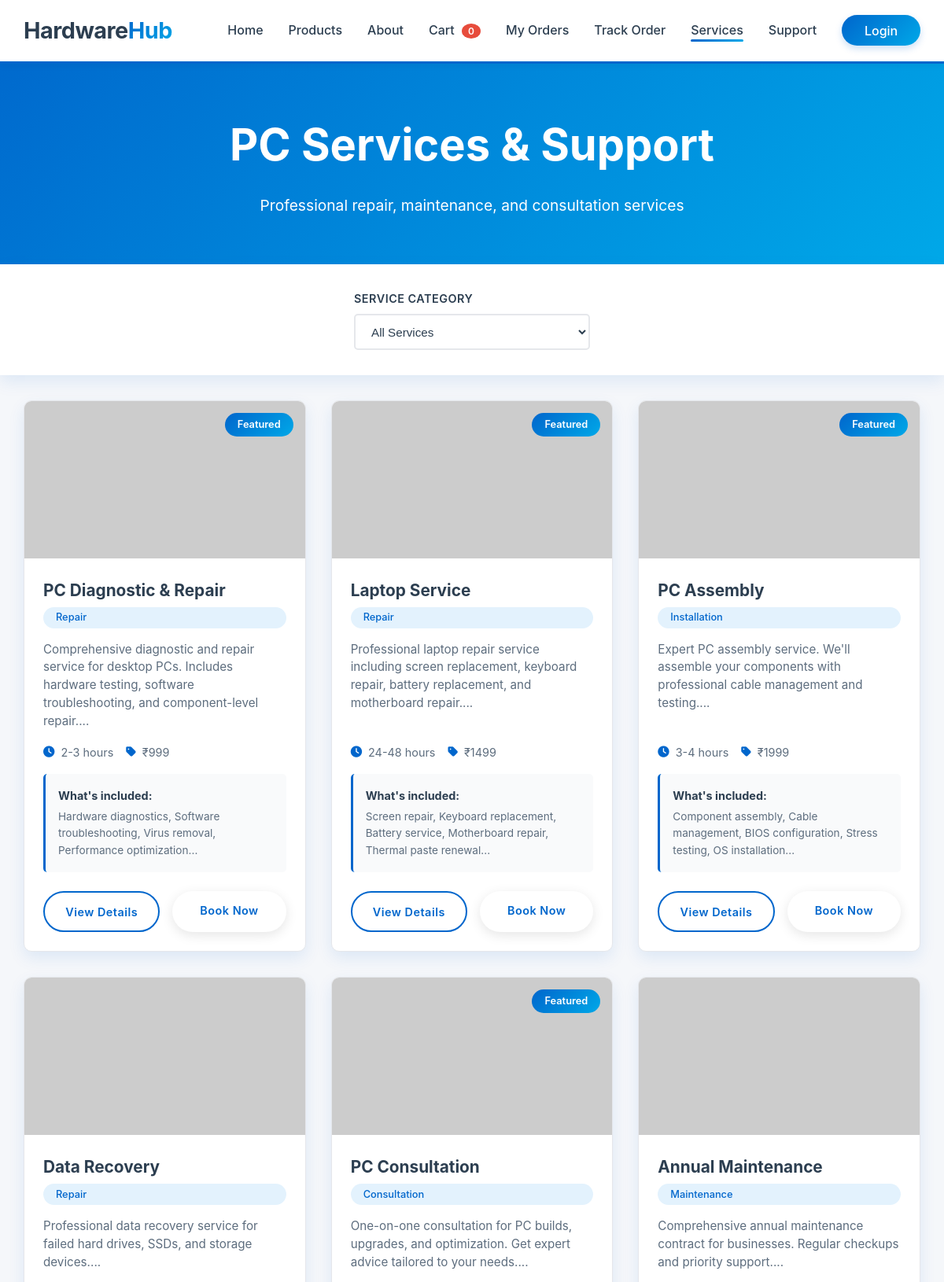
Page /services (upper part) on the earlier database version.
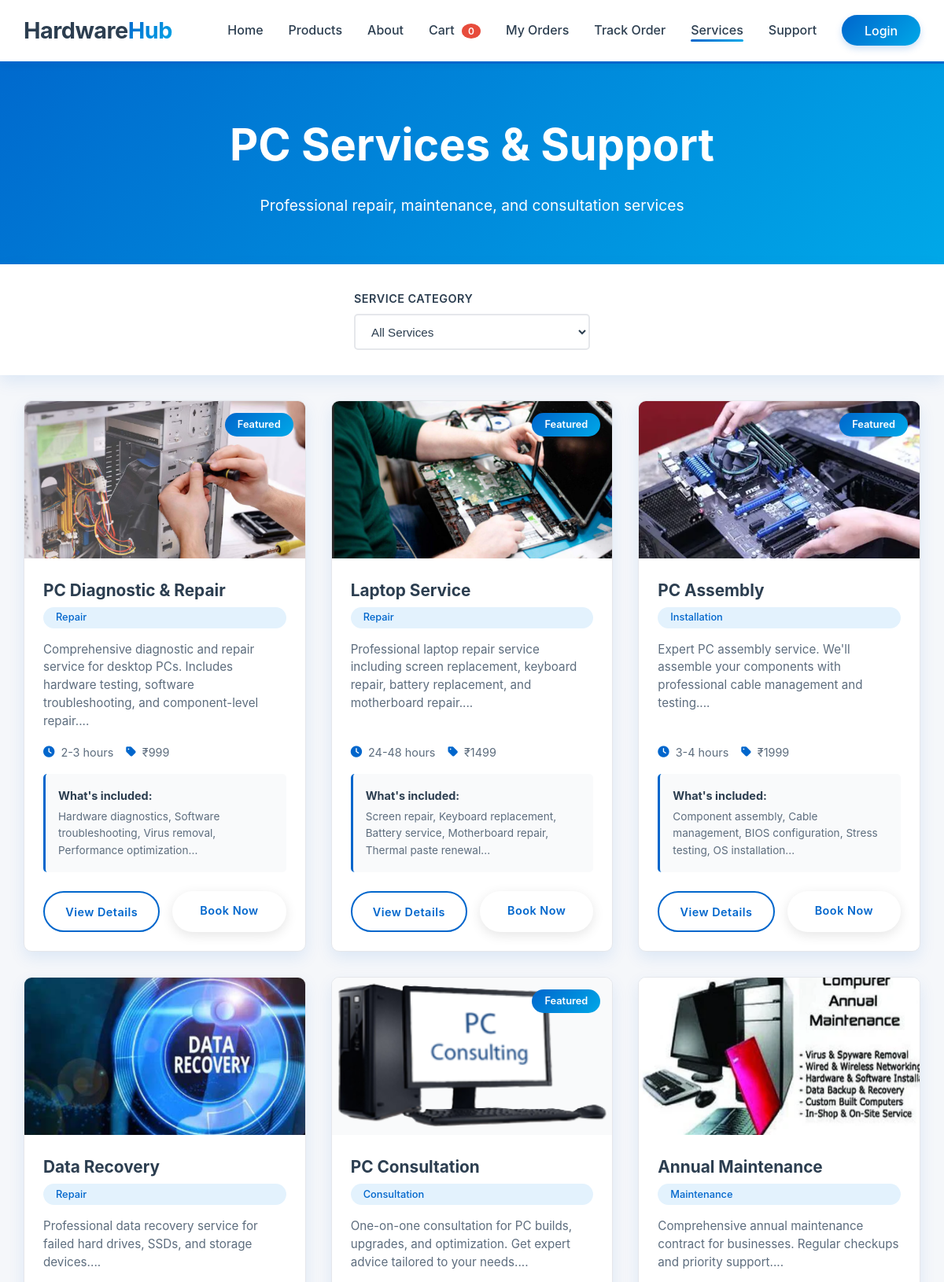
Same page on the later database version.
### app.py (models this page shows)
class Service(db.Model):
    id = db.Column(db.Integer, primary_key=True)
    name = db.Column(db.String(100), nullable=False)
    category = db.Column(db.String(50), nullable=False)
    description = db.Column(db.Text, nullable=False)
    price = db.Column(db.Integer, nullable=False)
    duration = db.Column(db.String(50))
    includes = db.Column(db.Text)
    image = db.Column(db.String(200))
    featured = db.Column(db.Boolean, default=False)
    created_at = db.Column(db.DateTime, default=datetime.utcnow)
    bookings = db.relationship('ServiceBooking', backref='service', lazy=True)

### app.py (the view)
@app.route('/services')
def services():
    category = request.args.get('category', 'all')
    query = Service.query
    if category != 'all':
        query = query.filter_by(category=category)
    services = query.all()
    categories = db.session.query(Service.category).distinct().all()
    return render_template('services.html',
                         services=services,
                         categories=[c[0] for c in categories],
                         selected_category=category)

### templates/services.html (shortened to what this page needs)
{% extends "base.html" %}
{% block content %}
<section class="page-header">
    <div class="container">
        <h1>PC Services & Support</h1>
        <p>Professional repair, maintenance, and consultation services</p>
    </div>
</section>
<section class="services-filter">
    <div class="container">
        <div class="filter-section">
            <div class="filter-group">
                <h4>Service Category</h4>
                <select id="categoryFilter" onchange="applyFilter()">
                    <option value="all">All Services</option>
                </select>
            </div>
        </div>
    </div>
</section>
<section class="services-grid">
    <div class="container">
        <div class="services-list">
            {% if services %}
                {% for service in services %}
                <div class="service-card" data-category="{{ service.category }}">
                    <div class="service-image">
                        <img src="{{ url_for('static', filename='img/services/' + service.image) if service.image else 'https://via.placeholder.com/400x250?text=PC+Service' }}"
                             alt="{{ service.name }}"
                             onerror="this.src='https://via.placeholder.com/400x250?text=PC+Service'">
                        {% if service.featured %}
                        <span class="featured-badge">Featured</span>
                        {% endif %}
                    </div>
                    <div class="service-content">
                        <h3>{{ service.name }}</h3>
                        <span class="service-category">{{ service.category }}</span>
                        <p class="service-description">{{ service.description[:150] }}...</p>
                        <div class="service-details">
                            <div class="detail-item">
                                <i class="fas fa-clock"></i>
                                <span>{{ service.duration }}</span>
                            </div>
                            <div class="detail-item">
                                <i class="fas fa-tag"></i>
                                <span>₹{{ service.price }}</span>
                            </div>
                        </div>
                        <div class="service-includes">
                            <h4>What's included:</h4>
                            <p>{{ service.includes[:100] }}...</p>
                        </div>
                        <div class="service-actions">
                            <a href="{{ url_for('service_detail', service_id=service.id) }}" class="btn btn-outline">View Details</a>
                            <a href="{{ url_for('book_service', service_id=service.id) }}" class="btn btn-primary">Book Now</a>
                        </div>
                    </div>
                </div>
                {% endfor %}
            {% else %}
                <div class="no-services">
                    <i class="fas fa-tools"></i>
                    <h3>No services available</h3>
                    <p>Check back soon for our service offerings.</p>
                </div>
            {% endif %}
        </div>
    </div>
</section>
{% endblock %}

### templates/base.html (shortened to what this page needs)
<!DOCTYPE html>
<html lang="en">
<head>
    <link rel="stylesheet" href="{{ url_for('static', filename='css/style.css') }}">
    <link rel="stylesheet" href="https://cdnjs.cloudflare.com/ajax/libs/font-awesome/6.0.0/css/all.min.css">
    <link rel="stylesheet" href="https://unpkg.com/leaflet@1.9.4/dist/leaflet.css" />
</head>
<body>
    <nav class="navbar">
        <div class="container">
            <div class="nav-content">
                <div class="logo">Hardware<span>Hub</span></div>
                <ul class="nav-links">
                    <li><a href="{{ url_for('index') }}" {% if request.endpoint == 'index' %}class="active"{% endif %}>Home</a></li>
                    <li><a href="{{ url_for('products') }}" {% if request.endpoint == 'products' %}class="active"{% endif %}>Products</a></li>
                    <li><a href="{{ url_for('about') }}" {% if request.endpoint == 'about' %}class="active"{% endif %}>About</a></li>
                    <li><a href="{{ url_for('cart') }}">Cart <span class="cart-count">0</span></a></li>
                    <li><a href="{{ url_for('orders') }}" {% if request.endpoint == 'orders' %}class="active"{% endif %}>My Orders</a></li>
                    <li><a href="{{ url_for('tracking') }}" {% if request.endpoint == 'tracking' %}class="active"{% endif %}>Track Order</a></li>
                    <li><a href="{{ url_for('services') }}" {% if request.endpoint == 'services' or request.endpoint == 'service_detail' or request.endpoint == 'book_service' %}class="active"{% endif %}>Services</a></li>
<li><a href="{{ url_for('support') }}" {% if request.endpoint == 'support' or request.endpoint == 'new_ticket' or request.endpoint == 'my_tickets' %}class="active"{% endif %}>Support</a></li>
                    {% if current_user.is_authenticated %}
                        <li><a href="#" class="logout-btn" id="logoutBtn">Logout ({{ current_user.username }})</a></li>
                    {% else %}
                        <li><a href="{{ url_for('login') }}" class="login-btn" id="loginNavBtn">Login</a></li>
                    {% endif %}
                </ul>
            </div>
        </div>
    </nav>
    {% block content %}{% endblock %}
</body>
</html>

### static/css/style.css (style rules this page uses)
:root { --primary-blue: #0066CC; --secondary-blue: #004999; --accent-cyan: #00A8E8; --dark-bg: #1A1E24; --light-bg: #F5F7FA; --card-bg: #FFFFFF; --text-primary: #2C3E50; --text-secondary: #5D6D7E; --success-green: #27AE60; --warning-orange: #F39C12; --danger-red: #E74C3C; --shadow: 0 8px 20px rgba(0, 102, 204, 0.1); --shadow-hover: 0 12px 30px rgba(0, 102, 204, 0.2); --transition: all 0.3s ease; --border-radius: 10px; --border-radius-sm: 5px; }
* { margin: 0; padding: 0; box-sizing: border-box; }
html { scroll-behavior: smooth; }
body { font-family: 'Inter', 'Segoe UI', system-ui, -apple-system, sans-serif; color: var(--text-primary); line-height: 1.6; background: var(--light-bg); overflow-x: hidden; }
.container { max-width: 1400px; margin: 0 auto; padding: 0 30px; }
.navbar { background: var(--card-bg); box-shadow: 0 2px 10px rgba(0,0,0,0.05); position: fixed; top: 0; width: 100%; z-index: 1000; animation: slideDown 0.5s ease; border-bottom: 3px solid var(--primary-blue); }
.nav-content { display: flex; justify-content: space-between; align-items: center; padding: 1rem 0; }
.logo { font-size: 1.8rem; font-weight: 700; color: var(--text-primary); animation: fadeIn 1s ease; letter-spacing: -0.5px; }
.logo span { color: var(--primary-blue); background: linear-gradient(135deg, var(--primary-blue), var(--accent-cyan)); -webkit-background-clip: text; -webkit-text-fill-color: transparent; }
.nav-links { display: flex; list-style: none; gap: 2rem; align-items: center; }
.nav-links a { text-decoration: none; color: var(--text-primary); font-weight: 500; transition: var(--transition); position: relative; font-size: 1rem; }
.nav-links a::after { content: ''; position: absolute; bottom: -5px; left: 0; width: 0; height: 3px; background: linear-gradient(90deg, var(--primary-blue), var(--accent-cyan)); transition: var(--transition); border-radius: 2px; }
.nav-links a:hover::after, .nav-links a.active::after { width: 100%; }
.login-btn, .logout-btn, .admin-link { background: linear-gradient(135deg, var(--primary-blue), var(--accent-cyan)); color: white !important; padding: 0.6rem 1.8rem; border-radius: 30px; font-weight: 600; cursor: pointer; border: none; box-shadow: 0 4px 10px rgba(0, 102, 204, 0.2); }
.login-btn::after, .logout-btn::after, .admin-link::after { display: none; }
.cart-count { background: var(--danger-red); color: white; border-radius: 50%; padding: 2px 8px; font-size: 0.75rem; margin-left: 5px; font-weight: 600; }
.btn { display: inline-block; padding: 1rem 2.5rem; text-decoration: none; border-radius: 50px; transition: var(--transition); font-weight: 600; cursor: pointer; border: none; font-size: 1rem; letter-spacing: 0.5px; }
.btn-primary { background: white; color: var(--primary-blue); box-shadow: 0 4px 15px rgba(0,0,0,0.1); }
.page-header { padding: 140px 0 60px; background: linear-gradient(135deg, var(--primary-blue), var(--accent-cyan)); text-align: center; color: white; }
.page-header h1 { font-size: 3.5rem; margin-bottom: 1rem; animation: fadeInUp 1s ease; font-weight: 700; }
.page-header p { font-size: 1.2rem; opacity: 0.9; animation: fadeInUp 1s ease 0.2s both; max-width: 600px; margin: 0 auto; }
.filter-section { display: flex; gap: 1rem; flex-wrap: wrap; align-items: flex-end; }
.filter-group { flex: 1; min-width: 180px; }
.filter-group h4 { margin-bottom: 0.5rem; color: var(--text-primary); font-size: 0.9rem; font-weight: 600; text-transform: uppercase; letter-spacing: 0.5px; }
.filter-group select, .filter-group input { width: 100%; padding: 0.7rem 1rem; border: 2px solid #E5E7EB; border-radius: var(--border-radius-sm); font-size: 0.95rem; transition: var(--transition); background: white; color: var(--text-primary); }

Differences in the rows shown:
changed Service "PC Diagnostic & Repair": image: picture added in place of a placeholder
changed Service "Laptop Service": image: picture added in place of a placeholder
changed Service "PC Assembly": image: picture added in place of a placeholder
changed Service "Data Recovery": image: picture added in place of a placeholder
changed Service "PC Consultation": image: picture added in place of a placeholder
changed Service "Annual Maintenance": image: picture added in place of a placeholder
